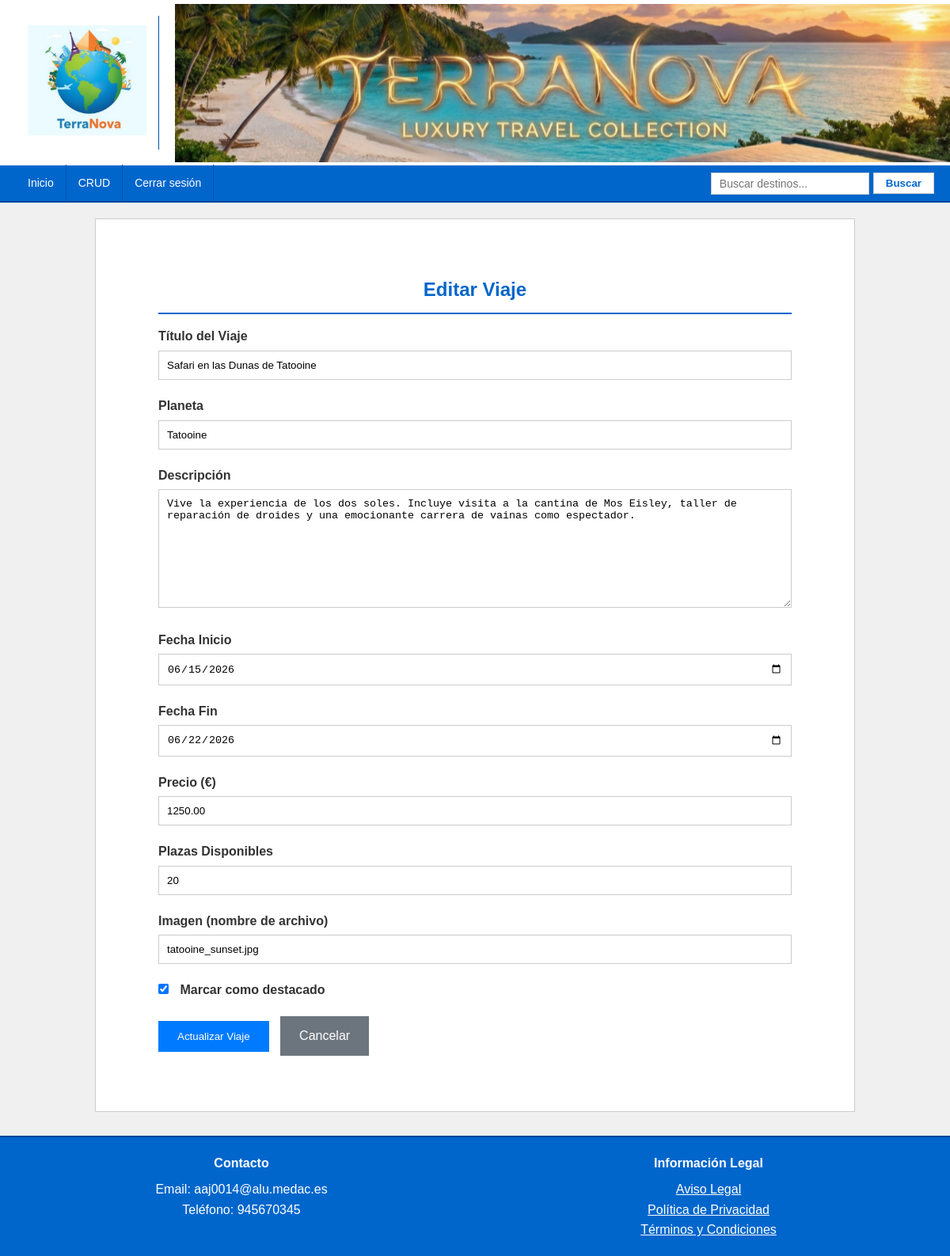
The page /app/admin/viaje_form.php?id=1 (signed in) on the database its author committed.
### tables this page shows
CREATE TABLE viajes (
    id_viaje INT AUTO_INCREMENT PRIMARY KEY,
    titulo VARCHAR(150) NOT NULL,
    planeta VARCHAR(150) NOT NULL,
    descripcion TEXT,
    fecha_inicio DATE NOT NULL,
    fecha_fin DATE NOT NULL,
    precio DECIMAL(10, 2) NOT NULL,
    destacado BOOLEAN DEFAULT FALSE,
    plazas INT NOT NULL,
    imagen VARCHAR(255)
);

### app/clases/Viaje.php (called while the page is built, shortened)
<?php
class Viaje {
    private $conn;
    private $table = "viajes";
    public function __construct($db) {
        $this->conn = $db;
    }
    public function getById($id) {
        $query = "SELECT * FROM " . $this->table . " WHERE id_viaje = ? LIMIT 1";
        $stmt = $this->conn->prepare($query);
        $stmt->bindParam(1, $id);
        $stmt->execute();
        return $stmt->fetch();
    }
}
?>

### app/admin/viaje_form.php (the view, shortened to what this page needs)
<?php
require_once '../clases/Viaje.php';
$database = new Database();
$db = $database->getConnection();
$viaje = new Viaje($db);
$viaje_actual = null;
$id = $_GET['id'] ?? null;
if ($id) {
    $viaje_actual = $viaje->getById($id);
}
include '../vistas/header.php';
include '../vistas/navigation.php';
?>
<div id="asidemedio">
    <div class="form-container">
        <h1><?php echo $id ? 'Editar' : 'Crear Nuevo'; ?> Viaje</h1>
        <form method="POST">
            <div class="form-group">
                <label>Título del Viaje</label>
                <input type="text" name="titulo" value="<?php echo $viaje_actual['titulo'] ?? ''; ?>">
            </div>
            <div class="form-group">
                <label>Planeta</label>
                <input type="text" name="planeta" value="<?php echo $viaje_actual['planeta'] ?? $viaje_actual['destino'] ?? ''; ?>">
            </div>
            <div class="form-group">
                <label>Descripción</label>
                <textarea name="descripcion"><?php echo $viaje_actual['descripcion'] ?? ''; ?></textarea>
            </div>
            <div class="form-group">
                <label>Fecha Inicio</label>
                <input type="date" name="fecha_inicio" value="<?php echo $viaje_actual['fecha_inicio'] ?? ''; ?>">
            </div>
            <div class="form-group">
                <label>Fecha Fin</label>
                <input type="date" name="fecha_fin" value="<?php echo $viaje_actual['fecha_fin'] ?? ''; ?>">
            </div>
            <div class="form-group">
                <label>Precio (€)</label>
                <input type="number" name="precio" value="<?php echo $viaje_actual['precio'] ?? ''; ?>">
            </div>
            <div class="form-group">
                <label>Plazas Disponibles</label>
                <input type="number" name="plazas" value="<?php echo $viaje_actual['plazas_disponibles'] ?? $viaje_actual['plazas'] ?? 20; ?>">
            </div>
            <div class="form-group">
                <label>Imagen (nombre de archivo)</label>
                <input type="text" name="imagen" value="<?php echo $viaje_actual['imagen'] ?? ''; ?>" placeholder="ej: tatooine.jpg">
            </div>
            <div class="form-group">
                <label class="checkbox-label">
                    <input type="checkbox" name="destacado" <?php echo ($viaje_actual['destacado'] ?? 0) ? 'checked' : ''; ?>>
                    Marcar como destacado
                </label>
            </div>
            <button type="submit" class="btn"><?php echo $id ? 'Actualizar' : 'Crear'; ?> Viaje</button>
            <a href="crud.php" class="btn btn-secondary">Cancelar</a>
        </form>
    </div>
</div>
<?php include '../vistas/footer.php'; ?>

### app/assets/Estilos.css (style rules this page uses)
* { margin: 0; padding: 0; box-sizing: border-box; }
body { font-family: Arial, sans-serif; background-color: #f0f0f0; color: #333; line-height: 1.6; }
#asidemedio { background: white; border: 1px solid #ccc; padding: 30px; min-height: 400px; }
#asidemedio h1 { color: #0066cc; margin-bottom: 15px; text-align: center; font-size: 24px; border-bottom: 2px solid #0066cc; padding-bottom: 10px; }

### app/admin/viaje_form.php (style rules this page uses)
.form-container { max-width: 800px; margin: 20px auto; padding: 20px 0; }
.form-group { margin-bottom: 20px; }
.form-group label { display: block; margin-bottom: 5px; font-weight: bold; }
.form-group input, .form-group select, .form-group textarea { width: 100%; padding: 10px; box-sizing: border-box; border: 1px solid #ccc; }
.form-group textarea { min-height: 150px; }
.btn { padding: 12px 24px; background: #007bff; color: white; border: none; cursor: pointer; text-decoration: none; display: inline-block; margin-right: 10px; }
.btn-secondary { background: #6c757d; }
.checkbox-label { display: flex; align-items: center; font-weight: normal; }
.checkbox-label input { width: auto; margin-right: 10px; }

### rows shown on the page
viajes: titulo "Safari en las Dunas de Tatooine", planeta "Tatooine", descripcion "Vive la experiencia de los dos soles. Incluye visita a la cantina de Mos Eisley, taller de reparación de droides y una emocionante carrera de vainas como espectador.", fecha_inicio "06/15/2026", fecha_fin "06/22/2026", precio "1250.00", plazas "20", imagen "tatooine_sunset.jpg", destacado "☑"
